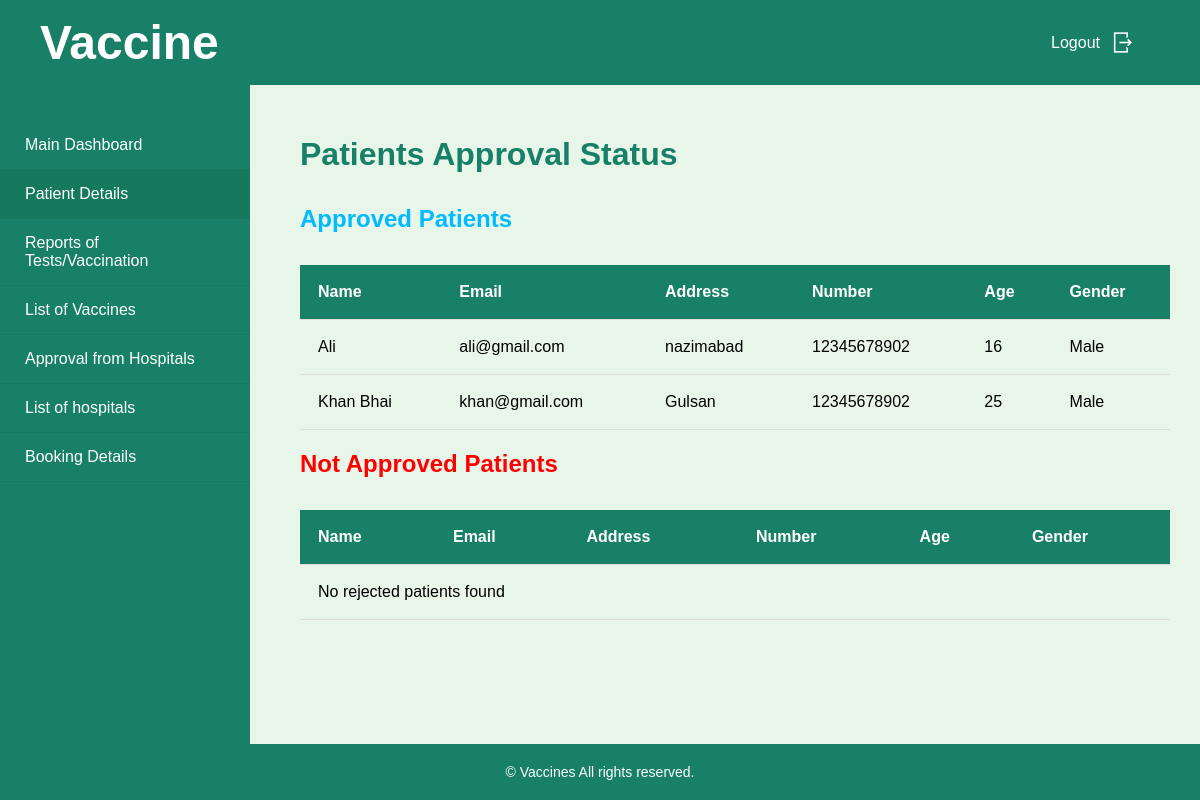
Screenshot of /admin/patients-details.php (signed in) with the database file from the repository.
### tables this page shows
CREATE TABLE `users` (
  `id` int(11) NOT NULL,
  `name` varchar(255) NOT NULL,
  `email` varchar(255) NOT NULL,
  `pass` varchar(255) NOT NULL,
  `c_pass` varchar(255) NOT NULL,
  `phone` varchar(255) NOT NULL,
  `role` varchar(255) NOT NULL,
  `address` varchar(255) DEFAULT NULL,
  `age` varchar(255) DEFAULT NULL,
  `gender` varchar(255) DEFAULT NULL,
  `blood_type` varchar(255) DEFAULT NULL,
  `profile` varchar(255) DEFAULT NULL,
  `hosp_type` varchar(255) DEFAULT NULL,
  `action` varchar(255) DEFAULT NULL,
  `selected_hosp_id` int(11) DEFAULT NULL
);

### admin/patients-details.php (the view, shortened to what this page needs)
<?php
  include '../pages/connect.php';
?>
<!DOCTYPE html>
<html lang="en">
<head>
    <link rel="stylesheet" href="../style/admin.css">
</head>
<body>
    <div class="header" style="display: flex; flex-direction: row; justify-content: space-between;">
    <a class="navbar-brand" >
  <span id="1">
         <h1> Vaccine  </h1>
            </span>
          </a>
        <span>
        <span>
            <a href="../pages/logout.php" style="text-decoration: none;">
                <button id="logout">Logout
                    <img src="../assets/icons8-logout-100.png" alt="" width="25px" height="25px">
                </button>
            </a>
        </span>
    </div>
    <div class="container" style="display: flex;">
        <div class="sidebar">
            <ul>
                <a href="../admin/maindashboard.php"><li>Main Dashboard</li></a>
                <a href="../admin/patients-details.php"><li class="active">Patient Details</li></a>
                <a href="../admin/reports-of-test.php"><li>Reports of Tests/Vaccination</li></a>
                <a href="../admin/list-of-vaccine.php"><li>List of Vaccines</li></a>
                <a href="../admin/approval-for-hosp.php"><li>Approval from Hospitals</li></a>
                <a href="../admin/list-of-hosp.php"><li>List of hospitals</li></a>
                <a href="../admin/booking-details.php"><li>Booking Details</li></a>
            </ul>
        </div>
        <div class="main-content">
                <div class="container6">
                    <h1>Patients Approval Status</h1>
                    <h2 style="color: rgb(0, 187, 255); margin-bottom:0.5em;">Approved Patients</h2>
                    <div class="table-responsive approved-table">
                        <table>
                            <thead>
                                <tr>
                                    <th>Name</th>
                                    <th>Email</th>
                                    <th>Address</th>
                                    <th>Number</th>
                                    <th>Age</th>
                                    <th>Gender</th>
                                </tr>
                            </thead>
                            <tbody>
                                <?php
                                        $approved_query = "SELECT * FROM users WHERE role = 'Patient' AND action = 'Approved' ";
                                        $approved_res = mysqli_query($conn,$approved_query);
                                        if($approved_res && mysqli_num_rows($approved_res)){
                                            while($approved_row = mysqli_fetch_assoc($approved_res)){
                                                echo "
                                                <tr>
                                                    <td>$approved_row[name]</td>
                                                    <td>$approved_row[email]</td>
                                                    <td>$approved_row[address]</td>
                                                    <td>$approved_row[phone]</td>
                                                    <td>$approved_row[age]</td>
                                                    <td>$approved_row[gender]</td>
                                                </tr>
                                                ";
                                            }
                                        }
                                        else{
                                            echo "<tr><td colspan='6'>No approved patients found</td>";
                                        }
                                ?>
                            </tbody>
                        </table>
                    </div>
                    <h2 style="color: red; margin-bottom:0.5em;">Not Approved Patients</h2>
                    <div class="table-responsive not-approved-table">
                        <table>
                            <thead>
                                <tr>
                                    <th>Name</th>
                                    <th>Email</th>
                                    <th>Address</th>
                                    <th>Number</th>
                                    <th>Age</th>
                                    <th>Gender</th>
                                </tr>
                            </thead>
                            <tbody>
                                <?php
                                            $reject_query = "SELECT * FROM  users WHERE role = 'Patient' AND action = 'Reject' ";
                                            $reject_res = mysqli_query($conn,$reject_query);
                                            if($reject_res && mysqli_num_rows($reject_res)){
                                                while($reject_row = mysqli_fetch_assoc($reject_res)){
                                                    echo "
                                                    <tr>
                                                        <td>$reject_row[name]</td>
                                                        <td>$reject_row[email]</td>
                                                        <td>$reject_row[address]</td>
                                                        <td>$reject_row[phone]</td>
                                                        <td>$reject_row[age]</td>
                                                        <td>$reject_row[gender]</td>
                                                    </tr>
                                                    ";
                                                    }
                                            }
                                            else{
                                                echo "<tr><td colspan='6'>No rejected patients found</td>";
                                            }
                                ?>
                            </tbody>
                        </table>
                    </div>
                </div>
        </div>
    </div>
    <footer>
        &copy;  Vaccines All rights reserved.
    </footer>
</body>
</html>

### style/admin.css (style rules this page uses)
body, html { margin: 0; padding: 0; font-family: 'Poppins', sans-serif; background-color: #e8f5e9; height: 100%; display: flex; flex-direction: column; }
.header { background-color: #178066; color: white; padding: 15px 40px; display: flex; justify-content: space-between; align-items: center; }
#logout { background-color: #178066; color: white; border: none; padding: 12px 25px; border-radius: 5px; cursor: pointer; display: flex; align-items: center; gap: 10px; font-size: 16px; transition: background-color 0.3s ease; }
.sidebar { width: 250px; background-color: #178066; color: white; height: 100vh; padding-top: 20px; position: fixed; }
.sidebar ul { list-style: none; padding: 0; }
.sidebar ul a { text-decoration: none; color: white; }
.sidebar ul li { padding: 15px 25px; transition: background-color 0.3s ease; cursor: pointer; border-bottom: 1px solid #157a5d; }
.sidebar ul li:hover, .sidebar ul .active { background-color: #157a5d; }
.main-content { margin-left: 270px; padding: 30px; flex: 1; overflow: auto; }
h1, h2 { color: #178066; margin-bottom: 1em; }
.table-responsive { overflow-x: auto; }
table { width: 100%; border-collapse: collapse; margin-top: 20px; }
th, td { padding: 18px; text-align: left; border-bottom: 1px solid #ddd; }
th { background-color: #178066; color: white; font-weight: 600; }
footer { background-color: #178066; color: white; text-align: center; padding: 20px 0; font-size: 14px; width: 100%; margin-top: auto; }
.header h1 { color: white; margin: 0; font-size: 3rem; }

### rows the page displays
users: name "Ali", email "ali@gmail.com", address "nazimabad", phone "12345678902", age "16", gender "Male"
users: name "Khan Bhai", email "khan@gmail.com", address "Gulsan", phone "12345678902", age "25", gender "Male"
